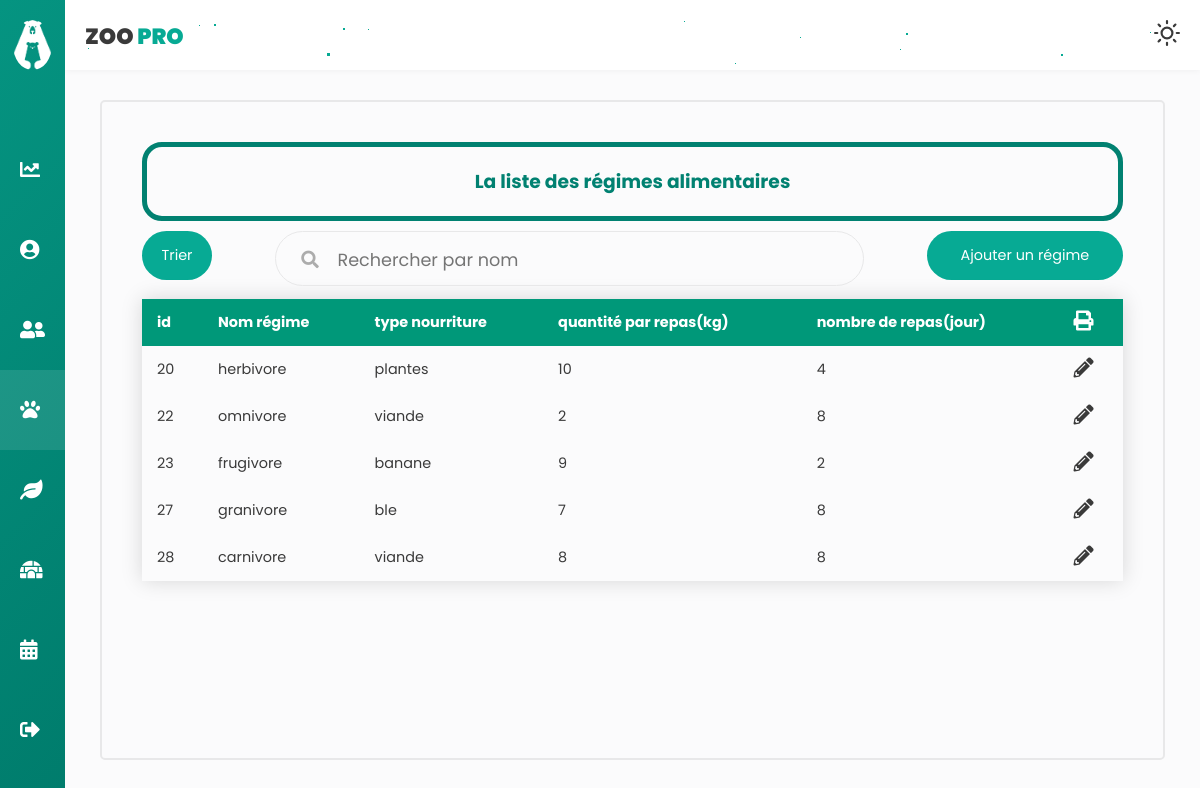
The page /regimeC/afficherList (signed in) on the database its author committed.
### tables this page shows
CREATE TABLE `regimealimentaire` (
  `id` int(10) NOT NULL,
  `nom_regime` varchar(30) NOT NULL,
  `type_nourriture` varchar(30) NOT NULL,
  `quantite_par_repas` float NOT NULL,
  `nombre_de_repas` int(10) NOT NULL
);

### app/libraries/Core.php (called while the page is built, shortened)
<?php
  class Core {
    protected $currentMethod = 'index';
    public function __construct(){
      $url = $this->getUrl();
      if(isset($url[0])){
      if(file_exists('../app/controllers/' . ucwords($url[0]). '.php')){
        unset($url[0]);
      }
    }
      $this->currentController = new $this->currentController;
      if(isset($url[1])){
        if(method_exists($this->currentController, $url[1])){
          $this->currentMethod = $url[1];
          unset($url[1]);
        }
      }
      $this->params = $url ? array_values($url) : [];
      call_user_func_array([$this->currentController, $this->currentMethod], $this->params);
    }
    public function getUrl(){
      if(isset($_GET['url'])){
        $url = rtrim($_GET['url'], '/');
        $url = filter_var($url, FILTER_SANITIZE_URL);
        $url = explode('/', $url);
        return $url;
      }
    }
  }

### app/require.php (called while the page is built, shortened)
<?php
    require_once 'libraries/Core.php';
    require_once 'libraries/Controller.php';
    require_once 'libraries/Database.php';
    $init = new Core();

### public/index.php (called while the page is built)
<?php
    require_once '../app/require.php';

### app/libraries/Database.php (called while the page is built, shortened)
<?php
    class Database {
        private $dbHost = DB_HOST;
        private $dbUser = DB_USER;
        private $dbPass = DB_PASS;
        private $dbName = DB_NAME;
        private $statement;
        private $dbHandler;
        public function __construct() {
            $conn = 'mysql:host=' . $this->dbHost . ';dbname=' . $this->dbName;
            $options = array(
                PDO::ATTR_PERSISTENT => true,
                PDO::ATTR_ERRMODE => PDO::ERRMODE_EXCEPTION
            );
            try {
                $this->dbHandler = new PDO($conn, $this->dbUser, $this->dbPass, $options);
            } catch (PDOException $e) {
                $this->error = $e->getMessage();
                echo $this->error;
            }
        }
        public function query($sql) {
            $this->statement = $this->dbHandler->prepare($sql);
        }
        public function execute() {
            return $this->statement->execute();
        }
        public function resultSet() {
            $this->execute();
            return $this->statement->fetchAll();
        }
    }

### app/models/regimeM.php (called while the page is built, shortened)
<?php
class regimeM
{
    private $db;
    public function __construct()
    {
        $this->db = new Database;
    }
    public function afficherRegime(){
        $this->db->query('SELECT * FROM regimealimentaire ');
        return $this->db->resultSet();
    }
    public function getHerbivore()
    {
        $this->db->query('SELECT COUNT(*) FROM `regimealimentaire` WHERE nom_regime="herbivore"');
        return $this->db->resultSet();
    }
    public function getCarnivore()
    {
        $this->db->query('SELECT COUNT(*) FROM `regimealimentaire` WHERE nom_regime="carnivore"');
        return $this->db->resultSet();
    }
    public function getGranivore()
    {
        $this->db->query('SELECT COUNT(*) FROM `regimealimentaire` WHERE nom_regime="granivore"');
        return $this->db->resultSet();
    }
    public function getOmnivore()
    {
        $this->db->query('SELECT COUNT(*) FROM `regimealimentaire` WHERE nom_regime="omnivore"');
        return $this->db->resultSet();
    }
    public function getFrugivore()
    {
        $this->db->query('SELECT COUNT(*) FROM `regimealimentaire` WHERE nom_regime="frugivore"');
        return $this->db->resultSet();
    }
}

### app/controllers/regimeC.php (the view, shortened to what this page needs)
<?php
class regimeC extends Controller
{
    public function __construct()
    {
        $this->regimeModel = $this->model('regimeM');
    }
    public function afficherList($error = '')
    {
        $tab = $this->regimeModel->afficherRegime();
        $data = [
            'tab' => '',
            'errorAffiche' => '',
            'herbivore' => '',
            'omnivore' => '',
            'frugivore' => '',
            'carnivore' => '',
            'granivore' => ''
        ];
        foreach ($tab as $key => $value) {
            $data['tab'] .= '<tr class="tblRows" data=' . $value[0] . "-" . $value[1] . "-" . $value[2] . "-" . $value[3] . "-" . $value[4] . '>
            <td >' . $value[0] . '</td>
            <td data-label="Nom">' . $value[1] . '</td>
            <td>' . $value[2] . '</td>
            <td>' . $value[3] . '</td>
            <td>' . $value[4] . '</td>
            <td> <i class="fas fa-pencil-alt updateButton" onclick="openFormModifier()">
        </tr>';
        }
    }
}

### public/css/animaux.css (style rules this page uses)
.styled-table th, .styled-table td { padding: 12px 15px; }
.updateButton { cursor: pointer; font-size: 20px; font-weight: bold; }

### rows shown on the page
regimealimentaire: id "20", nom_regime "herbivore", type_nourriture "plantes", quantite_par_repas "10", nombre_de_repas "4"
regimealimentaire: id "22", nom_regime "omnivore", type_nourriture "viande", quantite_par_repas "2", nombre_de_repas "8"
regimealimentaire: id "23", nom_regime "frugivore", type_nourriture "banane", quantite_par_repas "9", nombre_de_repas "2"
regimealimentaire: id "27", nom_regime "granivore", type_nourriture "ble", quantite_par_repas "7", nombre_de_repas "8"
regimealimentaire: id "28", nom_regime "carnivore", type_nourriture "viande", quantite_par_repas "8", nombre_de_repas "8"
